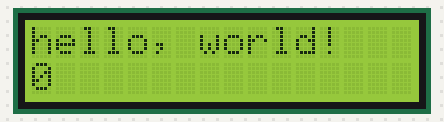
This sketch was run on a simulated Arduino Uno, built with avr-gcc and run on an emulated ATmega328P. On the bench: 16×2 character LCD.

Above: at 0.1 s.
At 4.1 s:
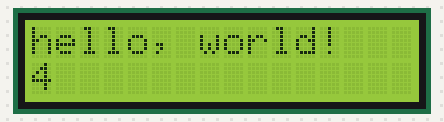
At 9.1 s:
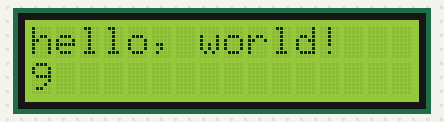
At 19.1 s:
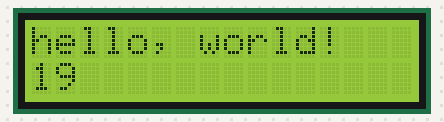
At 29.1 s:
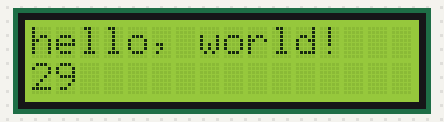
At 39.1 s:
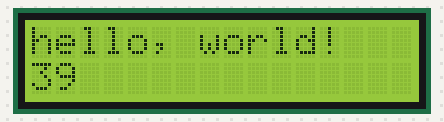

Measured:
- what the display in image 1 shows lasts 1.0 s, from 4.0 s to 5.0 s

The sketch:

HelloWorld.ino
```cpp
/*
  LiquidCrystal Library - Hello World
 Demonstrates the use a 16x2 LCD display. (16-pin interface)

 This sketch prints "Hello World!" to the LCD and shows the time.

  The circuit:
 * LCD RS pin to digital pin 5
 * LCD Enable pin to digital pin 3
 * LCD D4 pin to digital pin 2
 * LCD D5 pin to digital pin 16
 * LCD D6 pin to digital pin 15
 * LCD D7 pin to digital pin 14
 * LCD R/W pin to ground
 * LCD VSS pin to ground
 * LCD VCC pin to 5V
 * 10K resistor:
 * ends to +5V and ground
 * wiper to LCD VO pin (pin 3)
 */

// include the library code:
#include <LiquidCrystal.h>

// initialize the library with the numbers of the interface pins
const int rs = 5, en = 3, d4 = 2, d5 = 16, d6 = 15, d7 = 14;
LiquidCrystal lcd(rs, en, d4, d5, d6, d7);

void setup() {
  // set up the LCD's number of columns and rows:
  lcd.begin(16, 2);
  // Print a message to the LCD.
  lcd.print("hello, world!");
}

void loop() {
  // set the cursor to column 0, line 1
  // (note: line 1 is the second row, since counting begins with 0):
  lcd.setCursor(0, 1);
  // print the number of seconds since reset:
  lcd.print(millis() / 1000);
}
```
